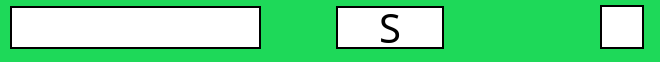
       <widget class="QWidget" name="key2" native="true">
        <property name="sizePolicy">
         <sizepolicy hsizetype="Preferred" vsizetype="Fixed">
          <horstretch>0</horstretch>
          <verstretch>0</verstretch>
         </sizepolicy>
        </property>
        <property name="minimumSize">
         <size>
          <width>0</width>
          <height>55</height>
         </size>
        </property>
        <property name="maximumSize">
         <size>
          <width>16777215</width>
          <height>90</height>
         </size>
        </property>
        <property name="cursor">
         <cursorShape>PointingHandCursor</cursorShape>
        </property>
        <property name="styleSheet">
         <string notr="true">background-color: rgb(30, 217, 89);
</string>
        </property>
        <widget class="QLineEdit" name="game_command2">
         <property name="geometry">
          <rect>
           <x>10</x>
           <y>6</y>
           <width>251</width>
           <height>43</height>
          </rect>
         </property>
         <property name="sizePolicy">
          <sizepolicy hsizetype="Expanding" vsizetype="Preferred">
           <horstretch>0</horstretch>
           <verstretch>0</verstretch>
          </sizepolicy>
         </property>
         <property name="minimumSize">
          <size>
           <width>0</width>
           <height>43</height>
          </size>
         </property>
         <property name="maximumSize">
          <size>
           <width>16777215</width>
           <height>16777215</height>
          </size>
         </property>
         <property name="font">
          <font>
           <family>Berlin Sans FB</family>
           <pointsize>20</pointsize>
          </font>
         </property>
         <property name="styleSheet">
          <string notr="true">background-color: rgb(255, 255, 255);
color: rgb(0, 0, 0);
border-style: solid;
border-width: 2px;
border-color: black;</string>
         </property>
         <property name="inputMask">
          <string notr="true"/>
         </property>
         <property name="maxLength">
          <number>16</number>
         </property>
         <property name="alignment">
          <set>Qt::AlignCenter</set>
         </property>
        </widget>
        <widget class="QLabel" name="key_2_name">
         <property name="geometry">
          <rect>
           <x>336</x>
           <y>6</y>
           <width>108</width>
           <height>43</height>
          </rect>
         </property>
         <property name="font">
          <font>
           <family>Berlin Sans FB</family>
           <pointsize>30</pointsize>
          </font>
         </property>
         <property name="styleSheet">
          <string notr="true">background-color: rgb(255, 255, 255);
border-style: solid;
border-width: 2px;
border-color: black;</string>
         </property>
         <property name="text">
          <string>S</string>
         </property>
         <property name="alignment">
          <set>Qt::AlignCenter</set>
         </property>
        </widget>
        <widget class="QCheckBox" name="checkBoxS">
         <property name="geometry">
          <rect>
           <x>600</x>
           <y>2</y>
           <width>51</width>
           <height>51</height>
          </rect>
         </property>
         <property name="styleSheet">
          <string notr="true">QCheckBox::indicator {
     width: 40px;
     height: 40px;
	border-style: solid;
    border-width: 2px;
    border-color: black;
}

QCheckBox::indicator:checked {
   background-color: rgb(7, 113, 240);
}
QCheckBox::indicator:unchecked {
    background-color: rgb(255, 255, 255);
}
</string>
         </property>
         <property name="text">
          <string/>
         </property>
         <property name="iconSize">
          <size>
           <width>23</width>
           <height>28</height>
          </size>
         </property>
         <property name="checkable">
          <bool>true</bool>
         </property>
        </widget>
       </widget>
